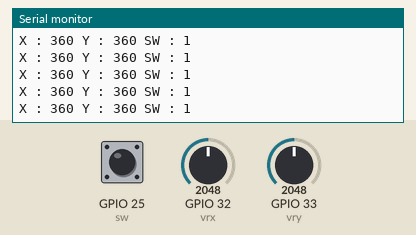
This sketch was run on a simulated ESP32. Parts: the last lines printed to the serial monitor. Inputs (shaded band) come from the test bench; at power-on: GPIO 33 (vry) = 2048, GPIO 25 (sw) HIGH, GPIO 32 (vrx) = 2048.

Above: at 1.2 s.
1.3 s: GPIO 33 (vry) set to 553
At 1.31 s:
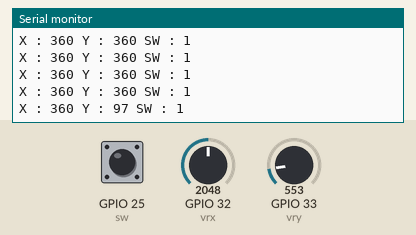
2.8 s: GPIO 33 (vry) set to 460
At 2.82 s:
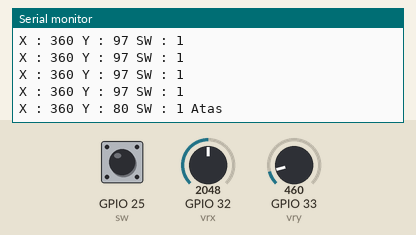

The sketch:

cobaJoystick.ino
```cpp
// int vrx = A0, vry = A1, sw = 2;
int vrx = 32, vry = 33, sw = 25;
int nilaiX, nilaiY, nilaiSW;

void setup() {
  Serial.begin(9600);
  Serial.print("Ready Bang!");
  pinMode(vrx, INPUT);
  pinMode(vry, INPUT);
  pinMode(sw, INPUT_PULLUP);
}

// Joystick Kanan
// Atas, Y < 90
// Bawah, Y > 90
// Kanan, X > 90
// Kiri, X < 90

// Joystick Kiri
// Atas, Y > 90
// Bawah, Y < 90
// Kanan, X < 90
// Kiri, X > 90

void loop() {
  nilaiX = map(analogRead(vrx), 0, 1023, 0, 180);
  nilaiY = map(analogRead(vry), 0, 1023, 0, 180);
  // nilaiX = analogRead(vrx);
  // nilaiY = analogRead(vry);
  nilaiSW = digitalRead(sw);

  Serial.print("X : ");
  Serial.print(nilaiX);
  Serial.print(" Y : ");
  Serial.print(nilaiY);
  Serial.print(" SW : ");
  Serial.print(nilaiSW);

  if(nilaiY < 90){
    Serial.print(" Atas");
  // } else if(nilaiY == 720){
  //   Serial.print(" Bawah");
  }else if(nilaiX == 720){
    Serial.print(" Kanan");
  } else if(nilaiX == 0){
    Serial.print(" Kiri");
  }
  // if (nilaiX < 90) {
  //   Serial.print(" | Left");
  // } else if (nilaiX > 120) {
  //   Serial.print(" | Right");
  // }

  // if (nilaiY < 90) {
  //   Serial.print(" | Up");
  // } else if (nilaiY > 120) {
  //   Serial.print(" | Down");
  // }

  Serial.println();

  delay(100); // Delay untuk kestabilan
}
```

Measured:
- the behaviour switches between 512 and 511 on GPIO 33 (vry) (found by bisection; images 1 and 2)
- after the input at 1.3 s, the serial monitor: prints a new line at once (image 1)
- after the input at 2.8 s, the serial monitor: prints a new line at once (image 2)
